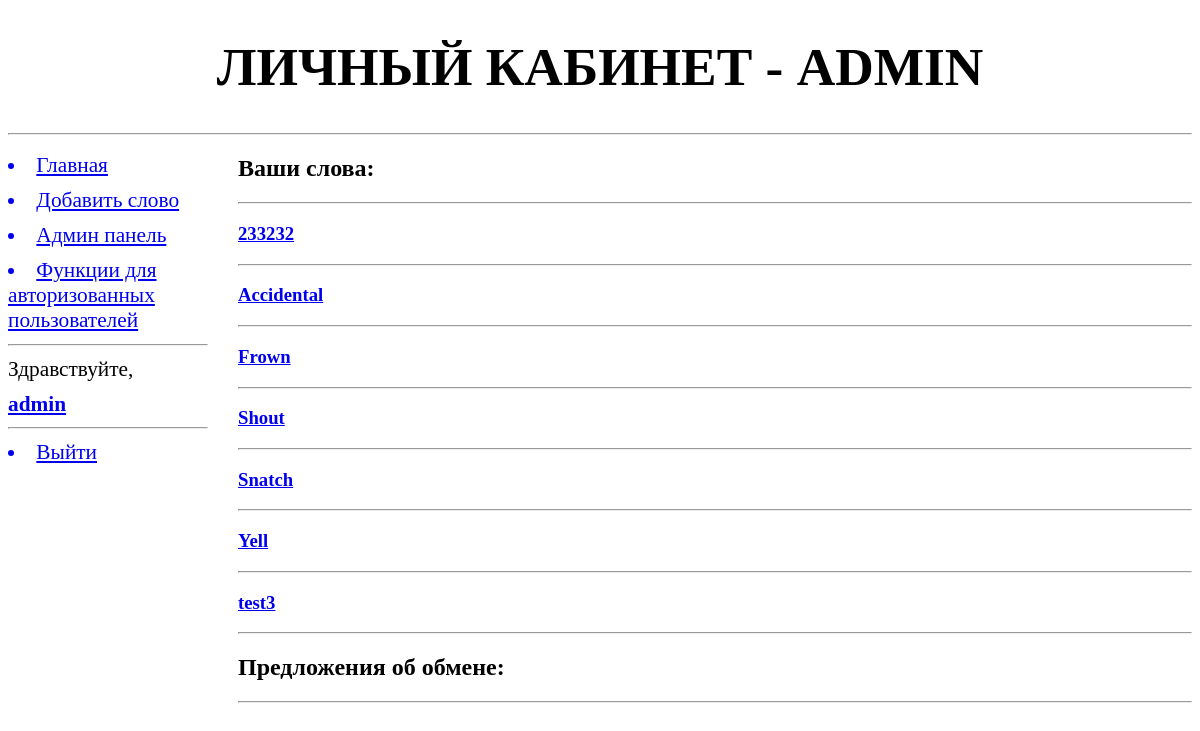
/home/ (signed in), run on an earlier commit of the app's database.
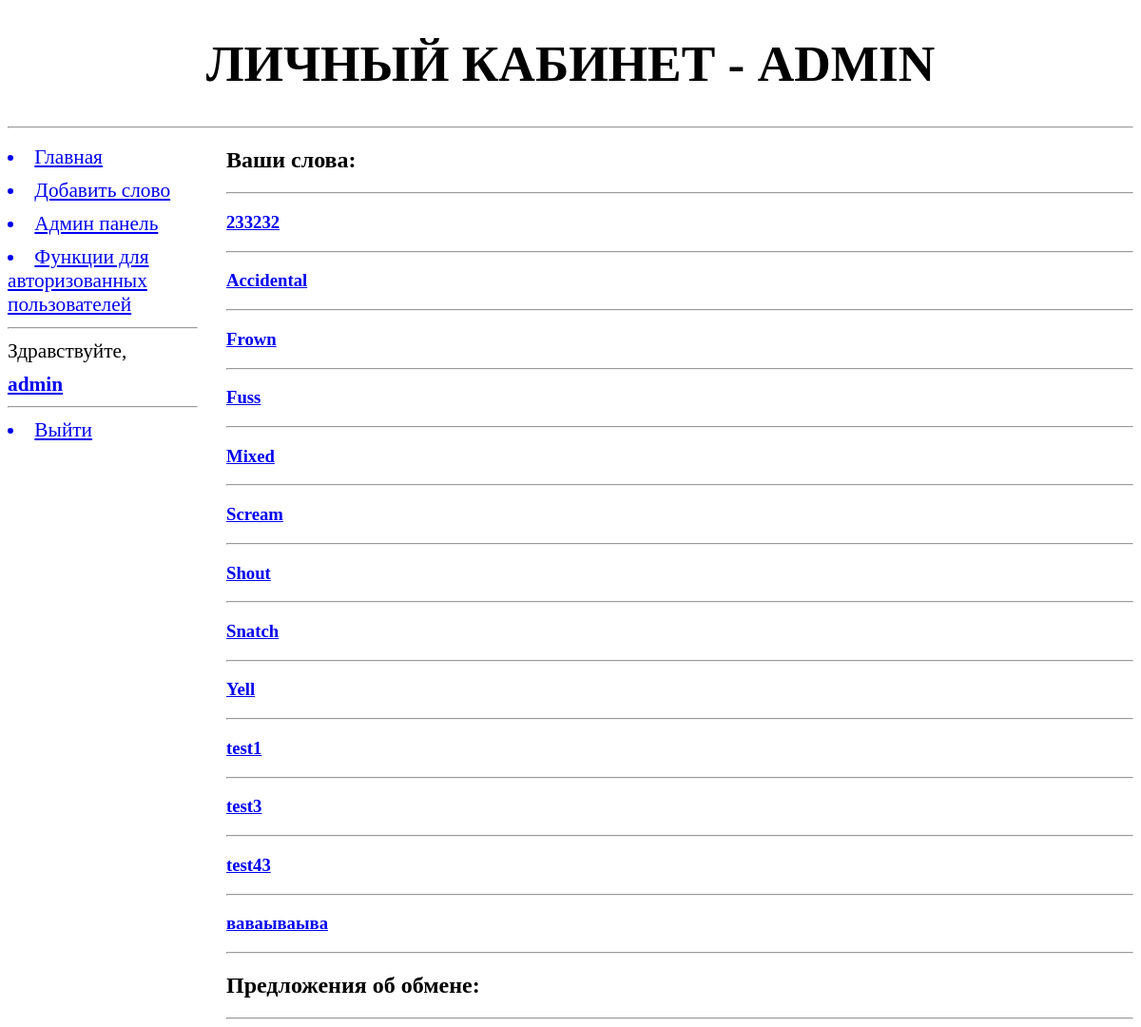
And on a later commit of the database.
### addwords/models.py (models this page shows, shortened)
class Word(models.Model):
    class Meta:
        verbose_name = "Слово"
        verbose_name_plural = "Слова"
        unique_together = (('word', 'language'), # уникальные сочетания полей в модели
                           (('word', 'type', 'translation')))
        ordering = ['word', 'type'] # параметры сортировки записей по умолчанию
    TYPE = (
        (None, "Выберите тип слова"), # или None -  заменяет --------- на Выберите тип слова
        ('Verb', 'Verb (сущ.)' ),
        ('Noun', 'Noun (глаг.)'),
        ('Adjective', 'Adjective (прил.)'),
    )
    word = models.CharField(max_length=20, null=True, blank=False, verbose_name="Слово")
    language = models.ForeignKey("Language", on_delete=models.PROTECT, verbose_name="Язык", related_name='words') #, limit_chices_to={}
    type = models.CharField(max_length=10, choices=TYPE, blank=True)
    translation = models.CharField(max_length=25, verbose_name="Перевод")
    discription = models.TextField(blank=True, verbose_name="Доп. комментарий к переводу")
    synonyms = models.ManyToManyField("Word", verbose_name="Синонимы", related_name='+', blank=True)
    rate = models.IntegerField(verbose_name="Рейтинг", default=5, help_text="Личный рейтинг слова от 1 до 10")
    add_date = models.DateTimeField(verbose_name="Дата создания", auto_now_add=True, blank=True)
    archived = models.BooleanField(verbose_name="Архивировано", help_text="Будет ли слово отображаться в словаре?", default=False)
    author =  models.ForeignKey(User, on_delete=models.PROTECT, verbose_name="Автор", help_text="Кто добавил слово", blank=True, null=True, related_name='user_words')
    img = models.ImageField(upload_to="for_words", null=True, blank=True, verbose_name="Изображение", help_text='Картинка, которая поможеть запомнить слово.')
    def __str__(self):
        return self.word

### users/views.py (the view, shortened to what this page needs)
# urls.py: path('home/', include('users.urls')),
def home(request):
    print("-----------------------------------")
    print(request.user.pk)
    print("-----------------------------------")
    context = {}
    if request.user.pk != None: # Если пользователь не Анонимный - т е незарегестрированный
        context = {'user':request.user} ## !!!!!!!!!!!!!!!!!!!11 обработать пустые пост запросы
        author_words = Word.objects.filter(author=request.user.pk)
        q =  Q(from_user=request.user) & Q(status='IN')
        exchanges = Exchange.objects.filter(q)
        context['author_words'] = author_words
        context['exchanges'] = exchanges
    return render(request, "registration/home.html", context)

### users/templates/registration/home.html (shortened to what this page needs)
{% extends "basic.html" %}
{%  block page_title %}
{% if user.is_authenticated %}
    <h1> Личный кабинет - {{ user }}</h1>
{% else %}
    <h1> Вы, кажется, тут впервые...</h1>
{% endif %}
{% endblock %}
{% block content %}
{% if user.is_authenticated %}
    <h2>Ваши слова:</h2>
    <hr>
    {% for word in author_words %}
        <h3> <a href="{% url 'ex_word' word.pk %}">{{ word }}</a> </h3>
        <hr>
    {% endfor %}
    <h2>Предложения об обмене:</h2>
    <hr>
{% else %}
<p3>Мы не знаем, кто Вы...<br> <a href="{% url 'login' %}">Войдите</a> в свой аккаунт или <a href="{% url 'signup' %}">зарегестрируйтесь</a>!</p3>
{% endif %}
{% endblock %}

What changed in the data, as far as the page shows it:
now on this page (row edited): Word: word "Fuss"
now on this page (row edited): Word: word "Mixed"
now on this page (row edited): Word: word "Scream"
now on this page (row edited): Word: word "test1"
now on this page (row edited): Word: word "test43"
now on this page (row edited): Word: word "ваваываыва"
